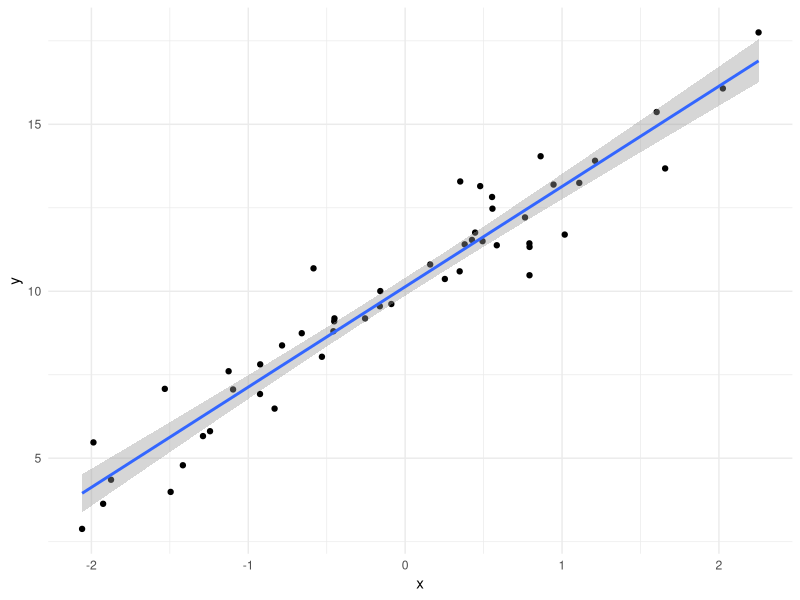

The R source for this figure:
## ---- chunk 1
library(ggplot2)
set.seed(412)
# Generate 50 random numbers:
x <- rnorm(50)
# Create y's with intercept = 10 and slope = 3:
error <- rnorm(50)
y <- 10 + 3 * x + error
mydf <- data.frame(x, y)
ggplot(mydf, aes(x = x, y = y)) +
geom_point() + geom_smooth(method = 'lm', formula=y~x) +
theme_minimal()
